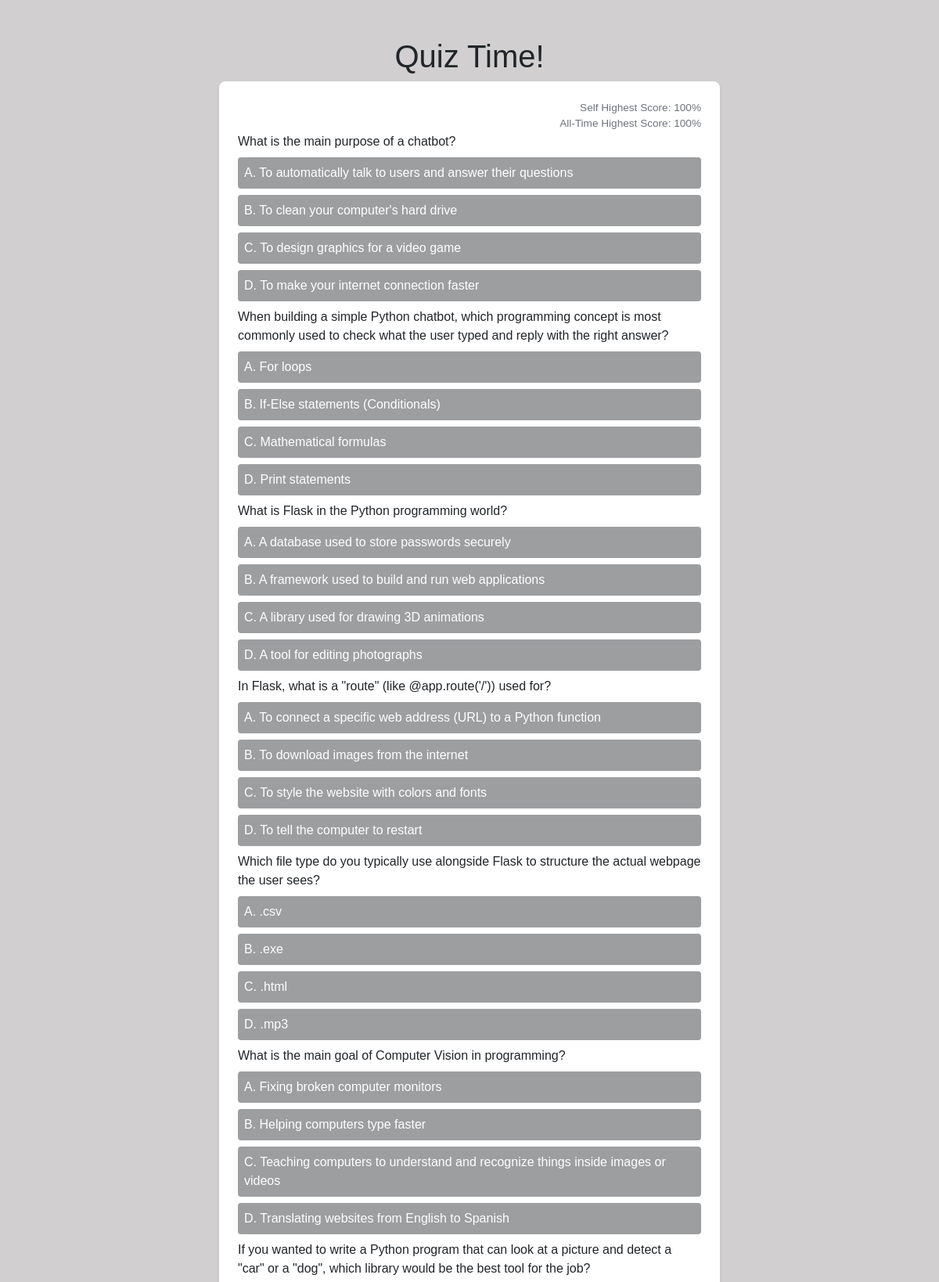
The page /quiz (upper part) on the database its author committed.
### app/models/question.py (models this page shows)
class Question(db.Model):
    id: Mapped[int] = mapped_column(primary_key=True)
    question: Mapped[str] = mapped_column(unique=False, nullable=False)
    point: Mapped[int] = mapped_column(unique=False, nullable=False)
    created_at: Mapped[str] = mapped_column(unique=False, nullable=False)
    options: Mapped[list["Option"]] = relationship("Option", back_populates="question", cascade="all, delete-orphan")

### app/models/option.py (models this page shows)
class Option(db.Model):
    id: Mapped[int] = mapped_column(primary_key=True)
    option: Mapped[str] = mapped_column(unique=False, nullable=False)
    is_correct: Mapped[bool] = mapped_column(unique=False, nullable=False)
    question_id: Mapped[int] = mapped_column(Integer, ForeignKey("question.id"), nullable=False)
    question: Mapped["Question"] = relationship("Question", back_populates="options")

### app/routes.py (the view)
@app.route('/quiz')
def quiz():
    questions = question_service.get_all_questions_with_options()
    return render_template('quiz.html', questions=questions)

### app/services/question_service.py (called while the page is built)
def get_all_questions_with_options():
    return db.session.execute(
        db.select(Question).options(db.joinedload(Question.options)).order_by(Question.id)
    ).unique().scalars().all()

### app/templates/quiz.html (shortened to what this page needs)
{%- extends "base.html" -%}  {%- block content -%} {% set alphabet =
"ABCDEFGHIJKLMNOPQRSTUVWXYZ" %}
<div
  class="d-flex flex-column py-5 justify-content-start align-items-center min-vh-100"
>
  <h1>Quiz Time!</h1>
  <div
    class="card shadow-sm border-0"
    style="width: 40rem; max-width: 95%; border-radius: 8px"
  >
    <div class="card-body py-4 px-4">
      <div class="flex-column d-flex text-end">
        <span class="text-secondary" style="font-size: 0.85rem; color: #6c757d"
          >Self Highest Score: 100%</span
        >
        <span class="text-secondary" style="font-size: 0.85rem; color: #6c757d"
          >All-Time Highest Score: 100%</span
        >
      </div>
      <form method="get" action="/result">
        {% for question in questions %}
        <div class="input-container">
          <label class="label_question" for="question_{{ loop.index }}"
            >{{ question.question }}</label
          >
          {% for option in question.options %}
          <span
            class="option-container"
            id="option_{{ loop.index }}"
            name="option_{{ loop.index }}"
            >{{alphabet[loop.index-1]}}. {{ option.option }}</span
          >
          {% endfor %}
        </div>
        {% endfor %}
      </form>
    </div>
  </div>
  {% endblock %}

### app/templates/base.html (shortened to what this page needs)
<!doctype html>
<html lang="en">
  <head>
    <link
      href="https://cdn.jsdelivr.net/npm/bootstrap@5.3.2/dist/css/bootstrap.min.css"
      rel="stylesheet"
    />
    <link
      rel="stylesheet"
      href="{{ url_for('static', filename='base.css') }}"
    />
  </head>
  <body>
    <div class="container">{% block content %} {% endblock %}</div>
  </body>
</html>

### app/static/base.css (style rules this page uses)
body { background-color: #d1cfcf; font-family: Arial, sans-serif; box-sizing: border-box; }

### app/templates/quiz.html (style rules this page uses)
.input-container { margin-bottom: 0.5rem; }
.label_question { display: block; }
.option-container { display: block; padding: 0.5rem; background-color: #9c9ea0; color: white; border-radius: 4px; margin: 8px 0px; }

### rows shown on the page
Question: question "What is the main purpose of a chatbot?"
Option: alphabet "A", option "To automatically talk to users and answer their questions"
Option: alphabet "B", option "To clean your computer's hard drive"
Option: alphabet "C", option "To design graphics for a video game"
Option: alphabet "D", option "To make your internet connection faster"
Question: question "When building a simple Python chatbot, which programming concept is most commonly used to check what the user typed and reply with the right answer?"
Option: alphabet "A", option "For loops"
Option: alphabet "B", option "If-Else statements (Conditionals)"
Option: alphabet "C", option "Mathematical formulas"
Option: alphabet "D", option "Print statements"
Question: question "What is Flask in the Python programming world?"
Option: alphabet "A", option "A database used to store passwords securely"
Option: alphabet "B", option "A framework used to build and run web applications"
Option: alphabet "C", option "A library used for drawing 3D animations"
Option: alphabet "D", option "A tool for editing photographs"
Question: question "In Flask, what is a \"route\" (like @app.route('/')) used for?"
Option: alphabet "A", option "To connect a specific web address (URL) to a Python function"
Option: alphabet "B", option "To download images from the internet"
Option: alphabet "C", option "To style the website with colors and fonts"
Option: alphabet "D", option "To tell the computer to restart"
Question: question "Which file type do you typically use alongside Flask to structure the actual webpage the user sees?"
Option: alphabet "A", option ".csv"
Option: alphabet "B", option ".exe"
Option: alphabet "C", option ".html"
Option: alphabet "D", option ".mp3"
Question: question "What is the main goal of Computer Vision in programming?"
Option: alphabet "A", option "Fixing broken computer monitors"
Option: alphabet "B", option "Helping computers type faster"
Option: alphabet "C", option "Teaching computers to understand and recognize things inside images or videos"
Option: alphabet "D", option "Translating websites from English to Spanish"
Question: question "If you wanted to write a Python program that can look at a picture and detect a \"car\" or a \"dog\", which library would be the best tool for the job?"
